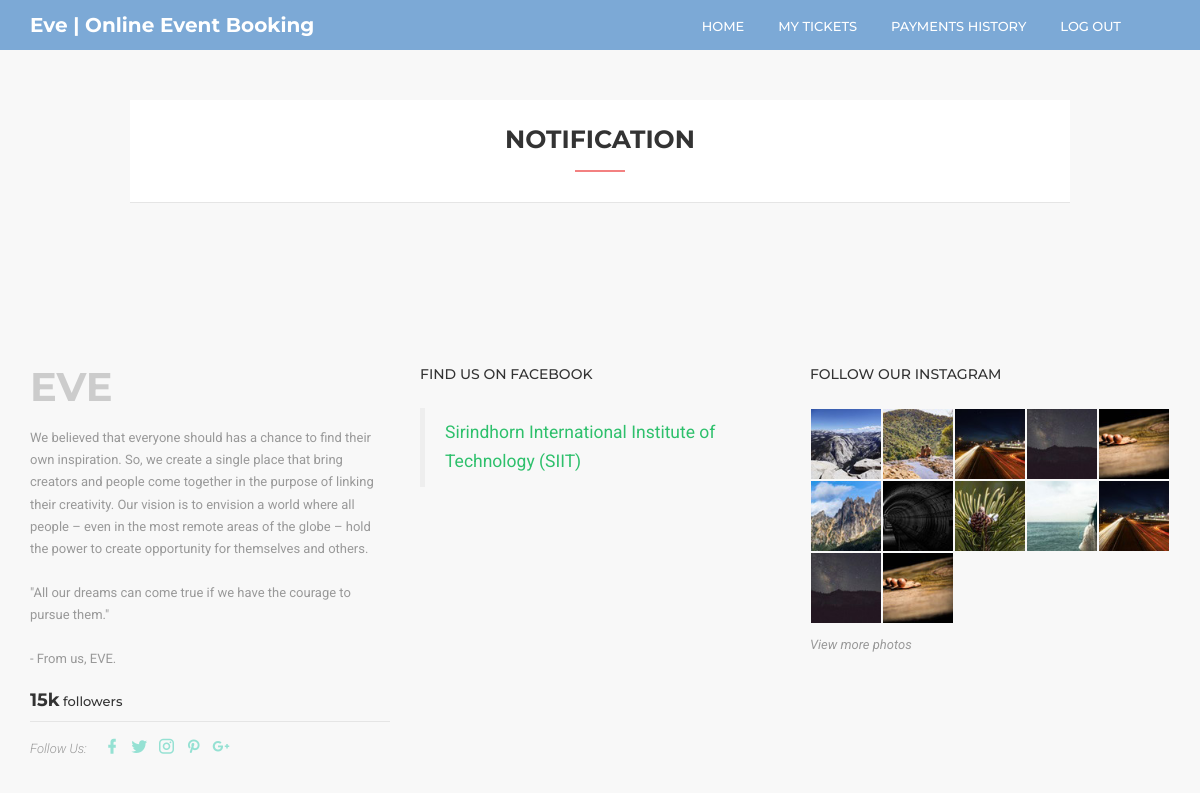
The app's page /refundinbox.php (signed in), older data.
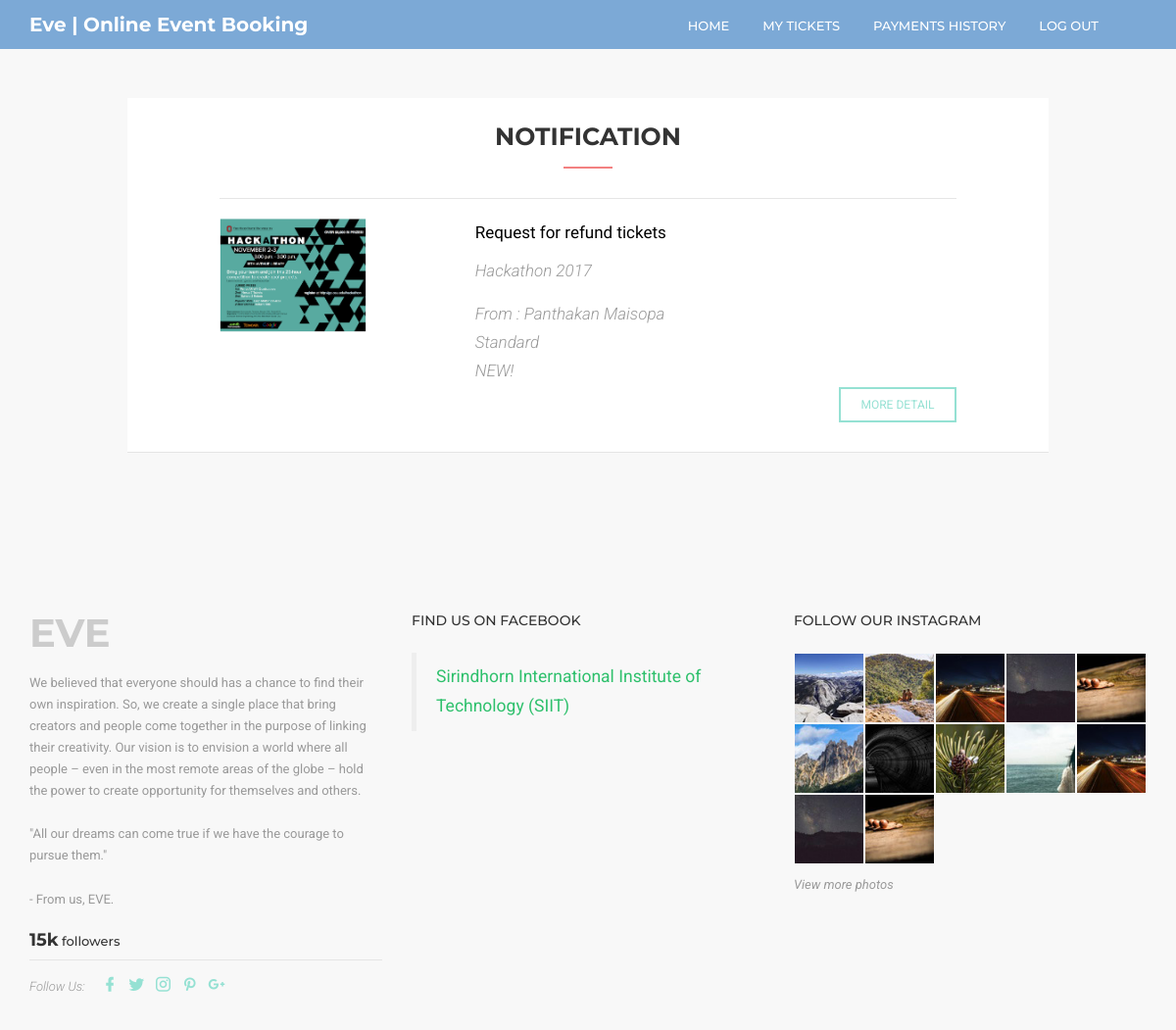
The same page, newer data.
### tables this page shows
CREATE TABLE `refundLog` (
  `refund_ID` int(11) NOT NULL,
  `ticket_ID` int(15) NOT NULL,
  `account_ID` int(15) NOT NULL,
  `refund_timeStamp` datetime NOT NULL DEFAULT CURRENT_TIMESTAMP,
  `refund_approveStatus` tinyint(1) DEFAULT NULL
);

CREATE TABLE `event` (
  `event_ID` int(15) NOT NULL,
  `event_name` varchar(250) NOT NULL,
  `event_organizerID` int(15) NOT NULL,
  `event_typeID` int(15) NOT NULL DEFAULT '0',
  `event_location` text NOT NULL,
  `event_dateStart` date NOT NULL,
  `event_dateEnd` date NOT NULL,
  `event_timeStart` time NOT NULL,
  `event_timeEnd` time NOT NULL,
  `event_iconPicture` varchar(1000) DEFAULT 'images/poster/noImage.jpg',
  `event_posterPicture` text,
  `event_detail` longtext NOT NULL,
  `event_createTimeStamp` datetime NOT NULL DEFAULT CURRENT_TIMESTAMP,
  `event_approveStatus` tinyint(1) DEFAULT NULL,
  `event_disapproveMessage` varchar(250) NOT NULL
);

CREATE TABLE `account` (
  `account_ID` int(15) NOT NULL,
  `account_type` varchar(250) NOT NULL,
  `account_email` varchar(250) NOT NULL,
  `account_fname` varchar(250) NOT NULL,
  `account_lname` varchar(250) NOT NULL,
  `account_password` varchar(20) NOT NULL,
  `account_age` int(3) NOT NULL,
  `account_gender` varchar(20) NOT NULL DEFAULT 'Others',
  `account_profilePicture` text,
  `account_createTimeStamp` datetime NOT NULL DEFAULT CURRENT_TIMESTAMP
);

CREATE TABLE `ticketType` (
  `ticketType_ID` int(15) NOT NULL,
  `event_ID` int(15) NOT NULL,
  `ticketType_name` varchar(250) NOT NULL DEFAULT 'Standard',
  `ticketType_price` int(11) NOT NULL,
  `ticketType_totalSeats` int(11) NOT NULL,
  `ticketType_approveStatus` tinyint(1) DEFAULT NULL
);

### refundinbox.php (the view, shortened to what the changed rows need)
<?php
require_once('connect.php');
$curID=&$_SESSION['current_ID'];
?>
<!DOCTYPE html>
<html lang="en">
<head>
	<link rel="stylesheet" type="text/css" href="css/bootstrap.min.css" />
	<link rel="stylesheet" type="text/css" href="css/materialdesignicons.min.css" />
	<link rel="stylesheet" type="text/css" href="css/jquery.mCustomScrollbar.min.css" />
	<link rel="stylesheet" type="text/css" href="css/prettyPhoto.css" />
	<link rel="stylesheet" type="text/css" href="css/unslider.css" />
	<link rel="stylesheet" type="text/css" href="css/template.css" />
</head>
<body data-target="#nino-navbar" data-spy="scroll">
     <section id="nino-brand">
    	<div class="verticalCenter fw" >
    		<div class="container">
    			<div class="detail">
					<?php
                $q = "SELECT * FROM `refundLog`,`ticket`,`event`,`ticketType`,`account` WHERE refundLog.ticket_ID=ticket.ticket_ID AND ticket.event_ID=event.event_ID AND ticket.ticketType_ID=ticketType.ticketType_ID AND refundLog.account_ID=account.account_ID AND account.account_ID='$curID'";
                $result = $mysqli->query($q);
                while($row = $result->fetch_array()) {
                    ?>
					<div class="box4">
						<hr>
						<div class="row">
							<div class="col-md-4">
								<img src="<?php echo $row['event_iconPicture']; ?>" width="150">
							</div>
							<div class="col-md-8">
								<p class="quotet1">Request for refund tickets</p>
								<p class="date1"><?php echo $row['event_name']; ?></p><br><br>
								<p class="date1">From : <?php echo $row['account_fname']." ".$row['account_lname']; ?><br><?php echo $row['ticketType_name']; ?><br>NEW!</p><br>
								<br><br><br>
								<a href="refundapprove.php?refundID=<?php echo $row['refund_ID']; ?>" class="nino-btnb">More Detail</a>
							</div>
						</div>
					</div>
					<?php } ?>
				</div>
				<br><br>
    		</div>
    	</div>
    </section>
</body>
</html>

Row changes from the older to the newer data that the page shows:
added refundlog: event.event_iconPicture (picture), event.event_name "Hackathon 2017", account_ID.account_fname "Panthakan", account_ID.account_lname "Maisopa", tickettype.ticketType_name "Standard"
